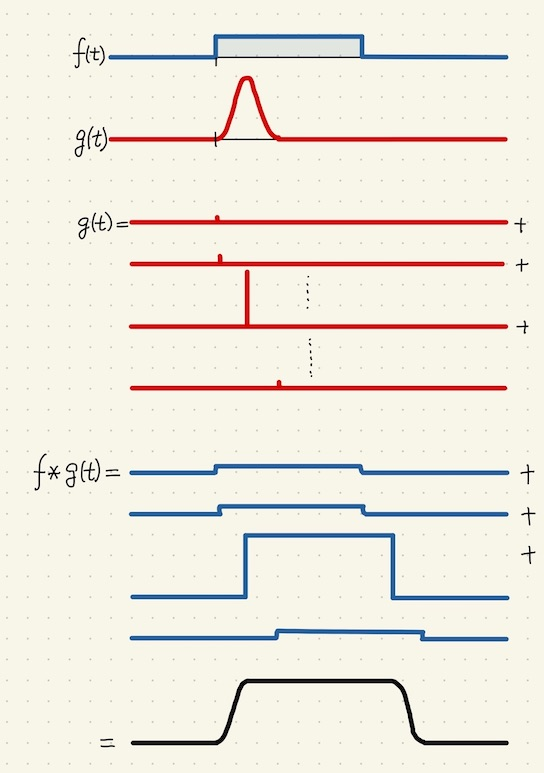
#> input picture 2 Advanced/convol2.jpg, 544 x 773 px, given in place of photo.jpg, which was not available
$ jupyter execute --allow-errors 120opencv.ipynb   (shell and % lines are left out)   (text cells are left out)
#> lines starting #> are read from the running program, lines starting #| are printed output that depends on the picture; after the words box and inside, x2 and y2 are one past the last pixel; in counts of white or black regions, pixels touching at a corner belong together; pictures that were not available may be replaced by others from this repository, and a replacement may not be noted
[cell 1]
from IPython.display import HTML, Image
from google.colab.output import eval_js
from base64 import b64decode

VIDEO_HTML = """
<video autoplay
 width=800 height=600></video>
<script>
var video = document.querySelector('video')
navigator.mediaDevices.getUserMedia({ video: true })
  .then(stream=> video.srcObject = stream)

var data = new Promise(resolve=>{
  video.onclick = ()=>{
    var canvas = document.createElement('canvas')
    var [w,h] = [video.offsetWidth, video.offsetHeight]
    canvas.width = w
    canvas.height = h
    canvas.getContext('2d')
          .drawImage(video, 0, 0, w, h)
    video.srcObject.getVideoTracks()[0].stop()
    video.replaceWith(canvas)
    resolve(canvas.toDataURL('image/jpeg', %f))
  }
})
</script>
"""
def take_photo(filename='photo.jpg', quality=0.8):
  display(HTML(VIDEO_HTML % quality))
  data = eval_js("data")
  binary = b64decode(data.split(',')[1])
  with open(filename, 'wb') as f:
    f.write(binary)
  return len(binary)

#> (a cell that did not finish here is left out)

[cell 3]
# OpenCVの画像をColabで表示するための関数を準備しておく。
def Show(image):
    # 画像操作ライブラリ
    from PIL import Image

    if len(image.shape) == 2:
        # 白黒画像
        display(Image.fromarray(image[:,:]))
    else:
        # 画像はnumpy arrayの形になっていて、image[行, 列, 色]
        # OpenCVの色はBGR順だが通常はRGB順なので、displayする時に順番を入れかえる。
        # 以下の例ではdisplayは使わないので、色順を気にしなくていい
        display(Image.fromarray(image[:,:,::-1]))

[cell 4]
# OpenCVライブラリを読みこむ。
import cv2

# カメラからの直接とりこみができないので、colab上の写真ファイルで代用する。

#   # Device ID of the camera would be 0
#   # カメラのデバイス番号は0番になっていることが多い。
#   # デバイス番号の代わりに動画ファイルを指定することもできる。
#   camera = cv2.VideoCapture(0)
#
#   # Capture a frame from the camera.
#   # カメラから1フレーム読みこむ。retがFalseになったら読み損ねている。
#   ret, image = camera.read()

image = cv2.imread("photo.jpg")
#> image is the input picture: shape (773, 544, 3); mean B, G, R 224.2, 234.8, 239.4

# 画像の大きさを400x300に縮小。
image = cv2.resize(image, (400,300))
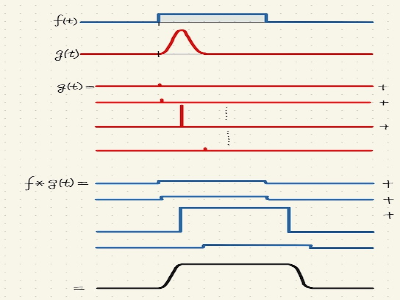
#> image: shape (300, 400, 3); mean B, G, R 224.4, 235, 239.6

Show(image)

# 画像のサイズを見る。
print(image.shape)
#| (300, 400, 3)

#   camera.release()

[cell 5]
image[100,:,:]
#> Out = 400 rows, first 8: [234, 247, 248], [232, 245, 247], [232, 245, 247], [231, 244, 246], [233, 246, 248], [232, 245, 247], [233, 246, 248], [233, 246, 248]

[cell 6]
image[100,200,:]
#> Out = [232, 243, 249]

[cell 7]
image[100,200,2]
#> Out = 249

[cell 8]
cv2.imwrite("test.jpg", image)
#> Out = True

[cell 9]
import cv2
camera = cv2.VideoCapture(0)  #Device ID of the camera would be 0

while cv2.waitKey(1) < 0:
#> (key Esc is pressed here)
    ret, image = camera.read()
    image = cv2.resize(image, (640,360))
    cv2.imshow("Hello!", image)

#Close all the windows.
cv2.destroyAllWindows()
# cv2.waitKey(1)
camera.release()

[cell 10]
reversed_image = 255 - image #reverse the colors (numpy operation)
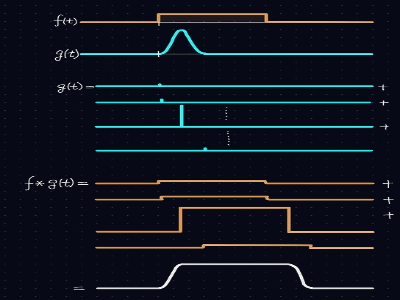
#> reversed_image: shape (300, 400, 3); mean B, G, R 30.6, 20, 15.4
Show(image)
Show(reversed_image)  #Show the reversed image

[cell 11]
image2 = image.copy() #firstly make the copy of the image
image2[:,:,2] = 255 - image2[:,:,2]  #Color order in OpenCV is not RGB but BGR.
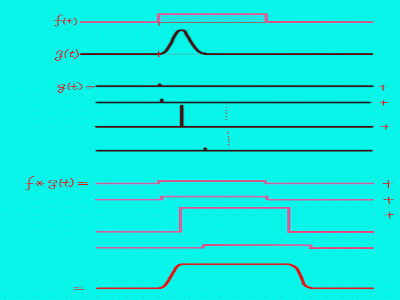
#> image2: shape (300, 400, 3); mean B, G, R 224.4, 235, 15.4

Show(image2)  #Show the reversed image

[cell 12]
upsidedown = image[::-1,:,:]
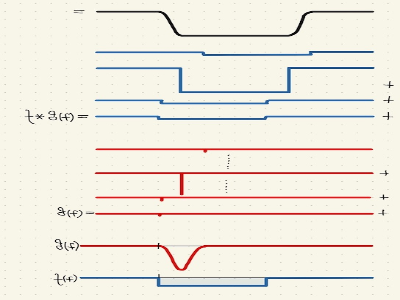
#> upsidedown: shape (300, 400, 3); mean B, G, R 224.4, 235, 239.6
Show(upsidedown)

[cell 13]
Show(image[:,:,0])
#> in Show (call 6), `display(Image.fromarray(image[:,:]))`:
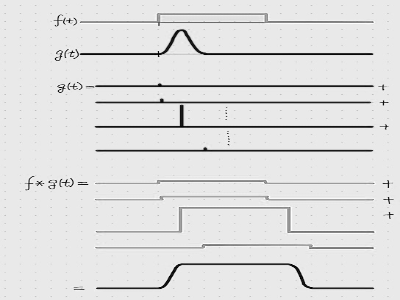
#> shown: PIL image 400x300 L; min 1, max 255, mean 224.4
Show(image[:,:,1])
#> in Show (call 7), `display(Image.fromarray(image[:,:]))`:
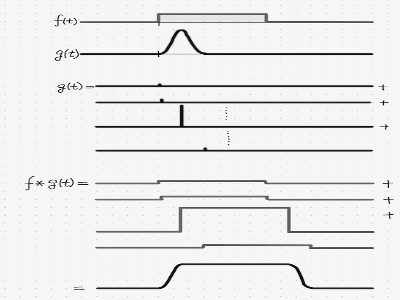
#> shown: PIL image 400x300 L; min 0, max 255, mean 235
Show(image[:,:,2])
#> in Show (call 8), `display(Image.fromarray(image[:,:]))`:
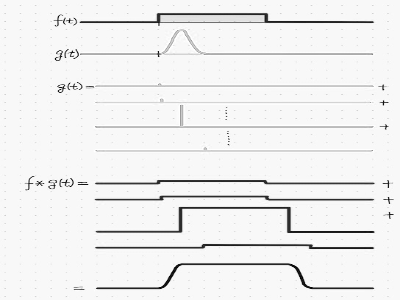
#> shown: PIL image 400x300 L; min 3, max 255, mean 239.6

#> (a cell that did not finish here is left out)

take_photo("second.jpg")

first  = cv2.imread("first.jpg")
second = cv2.imread("second.jpg")
diff = cv2.absdiff(first, second)
Show(255 - diff)

[cell 15]
diff = cv2.Canny(image, 100, 200) #min and max
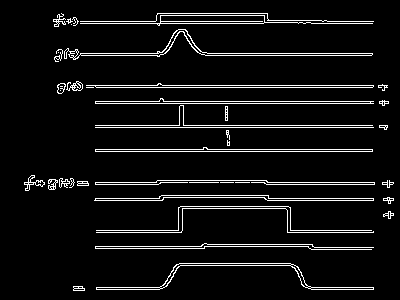
#> diff: shape (300, 400); 6.4% white in thin lines or dots, all inside (x1, y1, x2, y2) = (24, 13, 394, 291)
Show(diff)

[cell 16]
diff = cv2.Canny(image, 10, 200) #min and max

# imageを書換えたくないので、コピーする。
playground = image.copy()
# diffの値が0でない(=白)の部分だけ、画素を0にする。
playground[diff>0] = 0
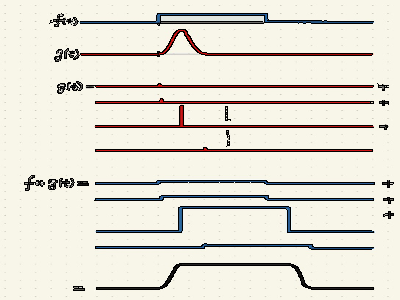
#> playground: shape (300, 400, 3); 6.4% of pixels changed, all inside (x1, y1, x2, y2) = (24, 13, 394, 291)
Show(playground)

[cell 17]
import numpy as np
import cv2
cap = cv2.VideoCapture(0)
# BackgroundSubtractorを作成。いつものように中身はブラックボックス
fgbg = cv2.createBackgroundSubtractorMOG2()

while cv2.waitKey(1) < 0:
#> (key Esc is pressed here)
    ret, image = camera.read()
    image = cv2.resize(image, (640,360))
    # BackgroundSubtractorに画像を渡すと、マスクを生成する。
    fgmask = fgbg.apply(image)
    cv2.imshow("Image", image)
    cv2.imshow("Mask", fgmask)

#Close all the windows.
cv2.destroyAllWindows()
camera.release()
cv2.waitKey(1)

[cell 18]
import numpy as np
import cv2
from time import sleep

cap = cv2.VideoCapture(0)
# BackgroundSubtractorを作成。いつものように中身はブラックボックス
fgbg = cv2.createBackgroundSubtractorMOG2()


while cv2.waitKey(1) < 0:
#> (key Esc is pressed here)
    ret, image = camera.read()
    image = cv2.resize(image, (640,360))
    # BackgroundSubtractorに画像を渡すと、マスクを生成する。
    fgmask = fgbg.apply(image)

    # fgmaskの値が0の部分だけ、画像も0にする
    image[fgmask==0] = 0
    cv2.imshow("Masked Image", image)
    # 0.1秒待たせ、わざとコマ送りにします。
    sleep(0.1)

#Close all the windows.
cv2.destroyAllWindows()
camera.release()
cv2.waitKey(1)

[cell 19]
import numpy as np
import cv2
from time import sleep

cap = cv2.VideoCapture(0)
# BackgroundSubtractorを作成。いつものように中身はブラックボックス
fgbg = cv2.createBackgroundSubtractorMOG2()

# 最初のコマをfirstに入れておきます。
ret, first = camera.read()
first = cv2.resize(first, (640,360))
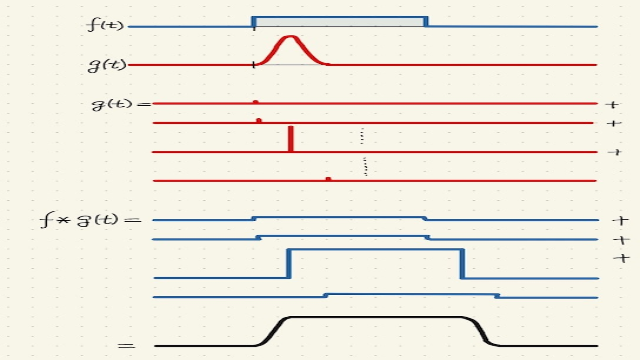
#> first: shape (360, 640, 3); mean B, G, R 224.2, 234.8, 239.5

while cv2.waitKey(1) < 0:
#> (key Esc is pressed here)
    ret, image = camera.read()
    image = cv2.resize(image, (640,360))
    # BackgroundSubtractorに画像を渡すと、マスクを生成する。
    fgmask = fgbg.apply(image)

    # fgmaskの値が0でない部分だけ、imageの内容をfirstに上書きする
    first[fgmask>0] = image[fgmask>0]
    # 動いた部分だけが書き加えられます。
    # 左右は反転したほうがわかりやすい。
    cv2.imshow("Canvas", first[:, ::-1, :])
    # 0.1秒待たせ、わざとコマ送りにします。
    sleep(0.1)

#Close all the windows.
cv2.destroyAllWindows()
camera.release()
cv2.waitKey(1)
